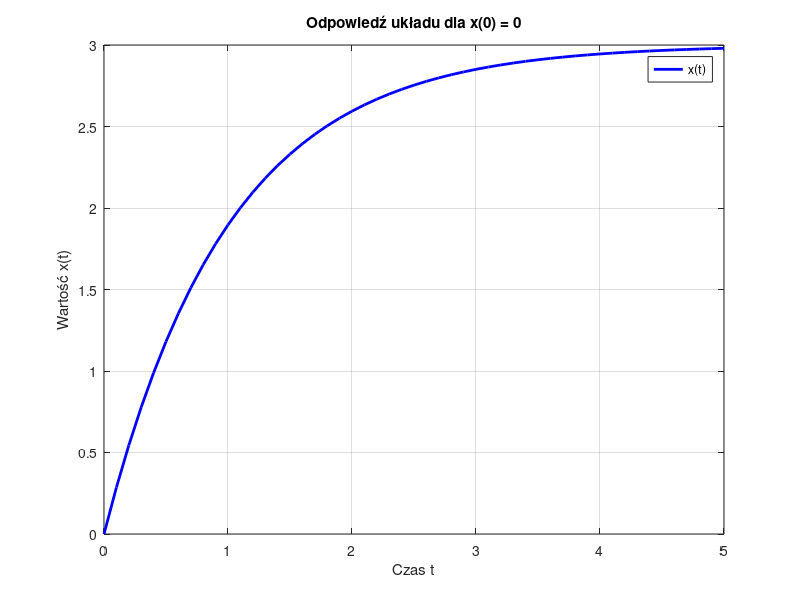
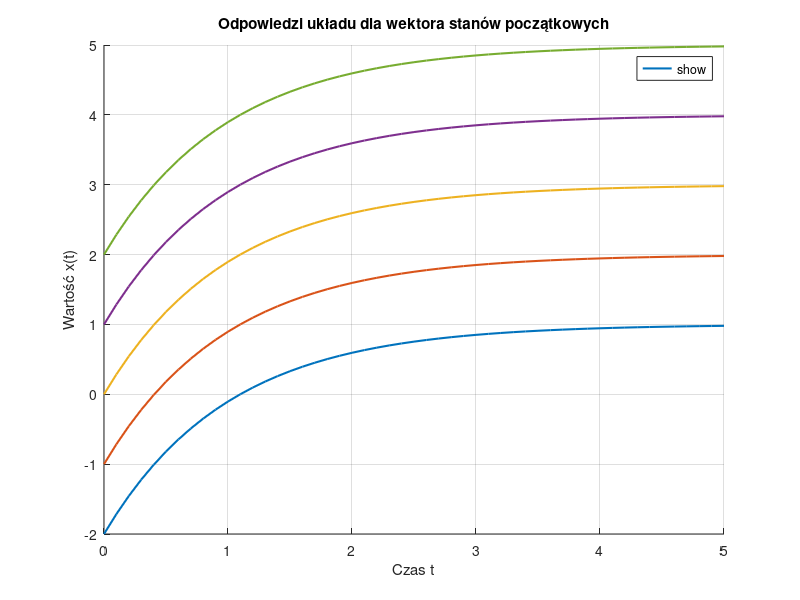

Recreate these plots in MATLAB, in order.
% Definicja równania różniczkowego dx/dt = 3e^(-t)
dxdt = @(t, x) 3 * exp(-t);

% Zdefiniowanie przedziału czasu: od 0 do 5 z krokiem 0.1
tspan = 0:0.1:5;

%% Rozwiązanie dla wartości początkowej x(0) = 0
x0 = 0; 

[t, x] = ode45(dxdt, tspan, x0);

figure(1);
plot(t, x, 'b-', 'LineWidth', 2);
grid on;
xlabel('Czas t');
ylabel('Wartość x(t)');
title('Odpowiedź układu dla x(0) = 0');
legend('x(t)');

%% Modyfikacja dla zdefiniowanego wektora stanów początkowych

% wektor stanów początkowych
x0_wektor = [-2, -1, 0, 1, 2];

figure(2);
hold on; 
grid on;
xlabel('Czas t');
ylabel('Wartość x(t)');
title('Odpowiedzi układu dla wektora stanów początkowych');

% Pętla iterująca po wszystkich warunkach początkowych
for i = 1:length(x0_wektor)
    [t, x_temp] = ode45(dxdt, tspan, x0_wektor(i));
    
    plot(t, x_temp, 'LineWidth', 1.5, 'DisplayName', ['x(0) = ', num2str(x0_wektor(i))]);
end

legend('show', 'Location', 'best');
hold off;
